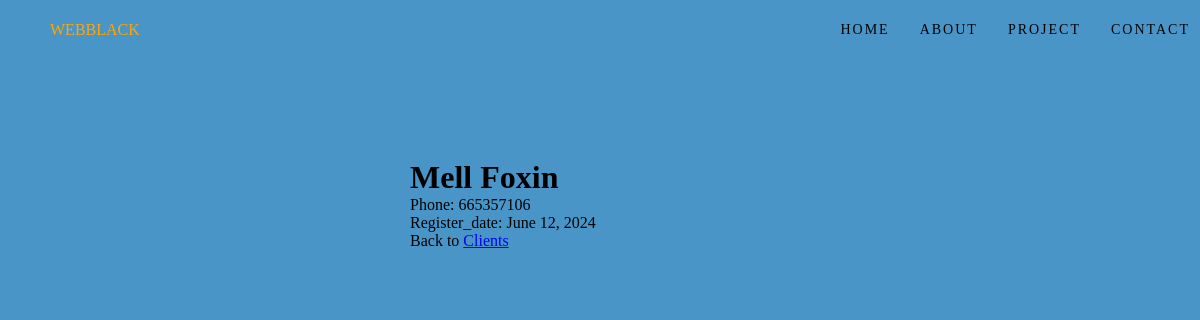
/clients/details/4, run on the app's committed database.
### clients/models.py (models this page shows, shortened)
class Client(models.Model):
    firstname = models.CharField(max_length=255)
    lastname = models.CharField(max_length=255)
    phone = models.IntegerField(null=True)
    register_date = models.DateField(null=True)

### clients/views.py (the view)
# urls.py: path('clients/details/<int:id>', views.details, name='details'),
def details(request, id):
    client = Client.objects.get(id=id)
    template = loader.get_template('details.html')
    context = {
        'client': client,
    }
    return HttpResponse(template.render(context, request))

### clients/templates/details.html (shortened to what this page needs)
{% extends "master.html" %}
{% block content %}
    <h1>{{ client.firstname}} {{ client.lastname}}</h1>
    <p>Phone: {{ client.phone}}</p>
    <p>Register_date: {{ client.register_date}}</p>
    <p>Back to <a href="/clients">Clients</a></p>
{% endblock %}

### clients/static/css/style.css (style rules this page uses)
body { background-color: #4995c8; }

### data on the page
Client: firstname "Mell", lastname "Foxin", phone "665357106", register_date "June 12, 2024"
